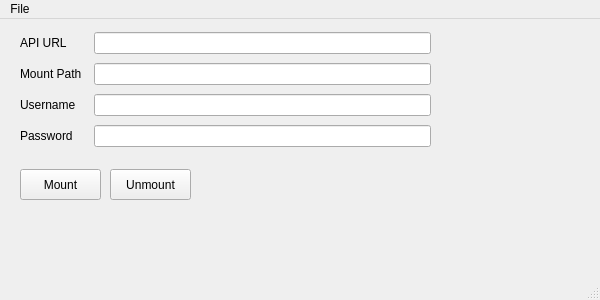
<?xml version="1.0" encoding="UTF-8"?>
<ui version="4.0">
 <class>MainWindow</class>
 <widget class="QMainWindow" name="MainWindow">
  <property name="geometry">
   <rect>
    <x>0</x>
    <y>0</y>
    <width>600</width>
    <height>300</height>
   </rect>
  </property>
  <property name="windowTitle">
   <string>Andromeda</string>
  </property>
  <widget class="QWidget" name="centralwidget">
   <widget class="QPushButton" name="button_mount">
    <property name="geometry">
     <rect>
      <x>20</x>
      <y>150</y>
      <width>81</width>
      <height>31</height>
     </rect>
    </property>
    <property name="text">
     <string>Mount</string>
    </property>
   </widget>
   <widget class="QWidget" name="gridLayoutWidget">
    <property name="geometry">
     <rect>
      <x>20</x>
      <y>10</y>
      <width>411</width>
      <height>121</height>
     </rect>
    </property>
    <layout class="QGridLayout" name="gridLayout">
     <property name="horizontalSpacing">
      <number>12</number>
     </property>
     <item row="1" column="0">
      <widget class="QLabel" name="label_mountpath">
       <property name="text">
        <string>Mount Path</string>
       </property>
      </widget>
     </item>
     <item row="1" column="1">
      <widget class="QLineEdit" name="input_mountpath"/>
     </item>
     <item row="0" column="1">
      <widget class="QLineEdit" name="input_apiurl"/>
     </item>
     <item row="0" column="0">
      <widget class="QLabel" name="label_apiurl">
       <property name="text">
        <string>API URL</string>
       </property>
      </widget>
     </item>
     <item row="2" column="0">
      <widget class="QLabel" name="label_username">
       <property name="text">
        <string>Username</string>
       </property>
      </widget>
     </item>
     <item row="3" column="0">
      <widget class="QLabel" name="label_password">
       <property name="text">
        <string>Password</string>
       </property>
      </widget>
     </item>
     <item row="2" column="1">
      <widget class="QLineEdit" name="input_username"/>
     </item>
     <item row="3" column="1">
      <widget class="QLineEdit" name="input_password">
       <property name="echoMode">
        <enum>QLineEdit::Password</enum>
       </property>
      </widget>
     </item>
    </layout>
   </widget>
   <widget class="QPushButton" name="button_unmount">
    <property name="geometry">
     <rect>
      <x>110</x>
      <y>150</y>
      <width>81</width>
      <height>31</height>
     </rect>
    </property>
    <property name="text">
     <string>Unmount</string>
    </property>
   </widget>
  </widget>
  <widget class="QMenuBar" name="menubar">
   <property name="geometry">
    <rect>
     <x>0</x>
     <y>0</y>
     <width>600</width>
     <height>21</height>
    </rect>
   </property>
   <widget class="QMenu" name="menuFile">
    <property name="title">
     <string>File</string>
    </property>
    <addaction name="actionExit"/>
   </widget>
   <addaction name="menuFile"/>
  </widget>
  <widget class="QStatusBar" name="statusbar"/>
  <action name="actionExit">
   <property name="text">
    <string>Exit</string>
   </property>
   <property name="shortcut">
    <string>Ctrl+Q</string>
   </property>
  </action>
 </widget>
 <tabstops>
  <tabstop>input_apiurl</tabstop>
  <tabstop>input_mountpath</tabstop>
  <tabstop>input_username</tabstop>
  <tabstop>input_password</tabstop>
  <tabstop>button_mount</tabstop>
  <tabstop>button_unmount</tabstop>
 </tabstops>
 <resources/>
 <connections>
  <connection>
   <sender>actionExit</sender>
   <signal>triggered()</signal>
   <receiver>MainWindow</receiver>
   <slot>close()</slot>
   <hints>
    <hint type="sourcelabel">
     <x>-1</x>
     <y>-1</y>
    </hint>
    <hint type="destinationlabel">
     <x>399</x>
     <y>299</y>
    </hint>
   </hints>
  </connection>
  <connection>
   <sender>button_mount</sender>
   <signal>clicked()</signal>
   <receiver>MainWindow</receiver>
   <slot>Mount()</slot>
   <hints>
    <hint type="sourcelabel">
     <x>145</x>
     <y>176</y>
    </hint>
    <hint type="destinationlabel">
     <x>399</x>
     <y>299</y>
    </hint>
   </hints>
  </connection>
  <connection>
   <sender>button_unmount</sender>
   <signal>clicked()</signal>
   <receiver>MainWindow</receiver>
   <slot>Unmount()</slot>
   <hints>
    <hint type="sourcelabel">
     <x>150</x>
     <y>186</y>
    </hint>
    <hint type="destinationlabel">
     <x>399</x>
     <y>299</y>
    </hint>
   </hints>
  </connection>
 </connections>
 <slots>
  <slot>Mount()</slot>
  <slot>Unmount()</slot>
 </slots>
</ui>
